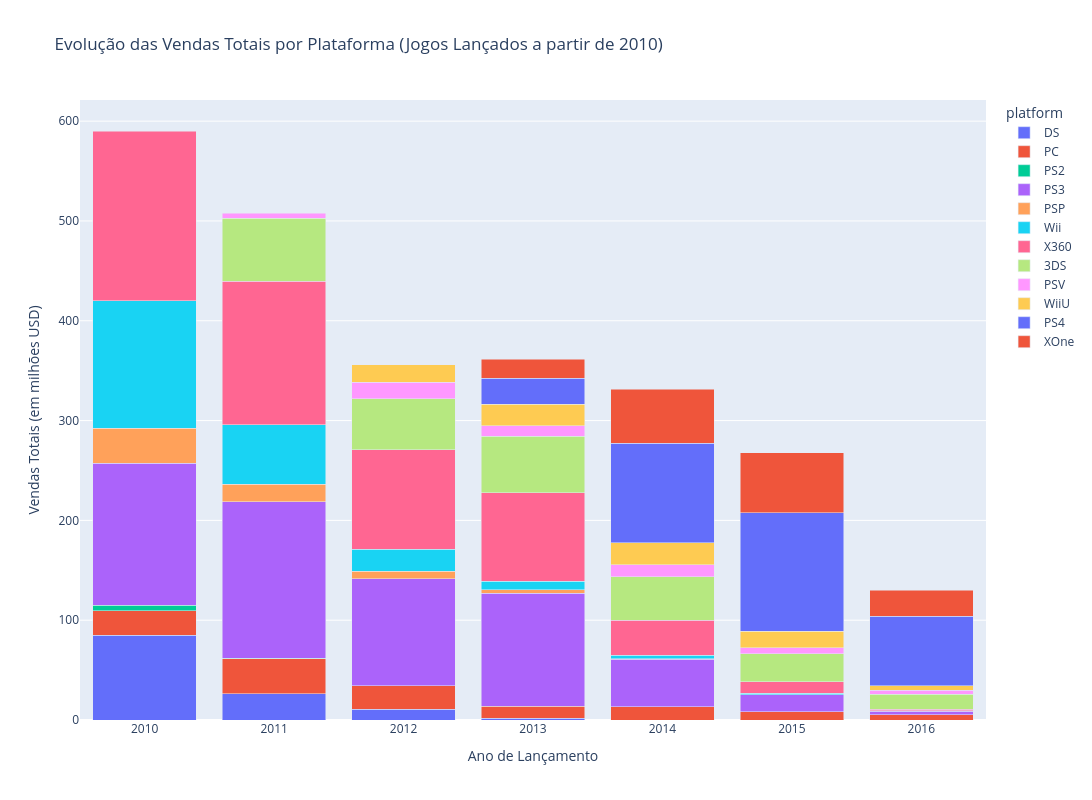

Source (notebook cell):
### Code cell
# Criando um gráfico de barra para visualizar a evolução das vendas totais ao longo dos anos
fig = px.bar(df_recent_by_platform, 
             x='year_of_release', 
             y='total_sales', 
             color='platform', 
             title='Evolução das Vendas Totais por Plataforma (Jogos Lançados a partir de 2010)', 
             width=1400, 
             height=800,
             barmode='stack')
fig.update_layout(xaxis_title='Ano de Lançamento', yaxis_title='Vendas Totais (em milhões USD)')
fig.show()

### Figure 1 — Plotly figure (JSON) as saved in the notebook; plotly's stock layout.template omitted (floating-point values rounded to 4 significant figures)
{"data": [{"hovertemplate": "platform=DS<br>year_of_release=%{x}<br>total_sales=%{y}<extra></extra>", "legendgroup": "DS", "marker": {"color": "#636efa", "pattern": {"shape": ""}}, "name": "DS", "orientation": "v", "showlegend": true, "textposition": "auto", "type": "bar", "x": [2010, 2011, 2012, 2013], "xaxis": "x", "y": [85.02, 26.18, 11.01, 1.54], "yaxis": "y"}, {"hovertemplate": "platform=PC<br>year_of_release=%{x}<br>total_sales=%{y}<extra></extra>", "legendgroup": "PC", "marker": {"color": "#EF553B", "pattern": {"shape": ""}}, "name": "PC", "orientation": "v", "showlegend": true, "textposition": "auto", "type": "bar", "x": [2010, 2011, 2012, 2013, 2014, 2015, 2016], "xaxis": "x", "y": [24.28, 35.03, 23.22, 12.38, 13.28, 8.52, 5.25], "yaxis": "y"}, {"hovertemplate": "platform=PS2<br>year_of_release=%{x}<br>total_sales=%{y}<extra></extra>", "legendgroup": "PS2", "marker": {"color": "#00cc96", "pattern": {"shape": ""}}, "name": "PS2", "orientation": "v", "showlegend": true, "textposition": "auto", "type": "bar", "x": [2010, 2011], "xaxis": "x", "y": [5.64, 0.45], "yaxis": "y"}, {"hovertemplate": "platform=PS3<br>year_of_release=%{x}<br>total_sales=%{y}<extra></extra>", "legendgroup": "PS3", "marker": {"color": "#ab63fa", "pattern": {"shape": ""}}, "name": "PS3", "orientation": "v", "showlegend": true, "textposition": "auto", "type": "bar", "x": [2010, 2011, 2012, 2013, 2014, 2015, 2016], "xaxis": "x", "y": [142.2, 156.8, 107.4, 113.2, 47.76, 16.82, 3.6], "yaxis": "y"}, {"hovertemplate": "platform=PSP<br>year_of_release=%{x}<br>total_sales=%{y}<extra></extra>", "legendgroup": "PSP", "marker": {"color": "#FFA15A", "pattern": {"shape": ""}}, "name": "PSP", "orientation": "v", "showlegend": true, "textposition": "auto", "type": "bar", "x": [2010, 2011, 2012, 2013, 2014, 2015], "xaxis": "x", "y": [35.04, 17.82, 7.69, 3.14, 0.24, 0.12], "yaxis": "y"}, {"hovertemplate": "platform=Wii<br>year_of_release=%{x}<br>total_sales=%{y}<extra></extra>", "legendgroup": "Wii", "marker": {"color": "#19d3f3", "pattern": {"shape": ""}}, "name": "Wii", "orientation": "v", "showlegend": true, "textposition": "auto", "type": "bar", "x": [2010, 2011, 2012, 2013, 2014, 2015, 2016], "xaxis": "x", "y": [128.0, 59.65, 21.71, 8.59, 3.75, 1.14, 0.18], "yaxis": "y"}, {"hovertemplate": "platform=X360<br>year_of_release=%{x}<br>total_sales=%{y}<extra></extra>", "legendgroup": "X360", "marker": {"color": "#FF6692", "pattern": {"shape": ""}}, "name": "X360", "orientation": "v", "showlegend": true, "textposition": "auto", "type": "bar", "x": [2010, 2011, 2012, 2013, 2014, 2015, 2016], "xaxis": "x", "y": [170.0, 143.8, 99.74, 88.58, 34.74, 11.96, 1.52], "yaxis": "y"}, {"hovertemplate": "platform=3DS<br>year_of_release=%{x}<br>total_sales=%{y}<extra></extra>", "legendgroup": "3DS", "marker": {"color": "#B6E880", "pattern": {"shape": ""}}, "name": "3DS", "orientation": "v", "showlegend": true, "textposition": "auto", "type": "bar", "x": [2011, 2012, 2013, 2014, 2015, 2016], "xaxis": "x", "y": [63.2, 51.36, 56.57, 43.76, 27.78, 15.14], "yaxis": "y"}, {"hovertemplate": "platform=PSV<br>year_of_release=%{x}<br>total_sales=%{y}<extra></extra>", "legendgroup": "PSV", "marker": {"color": "#FF97FF", "pattern": {"shape": ""}}, "name": "PSV", "orientation": "v", "showlegend": true, "textposition": "auto", "type": "bar", "x": [2011, 2012, 2013, 2014, 2015, 2016], "xaxis": "x", "y": [4.63, 16.19, 10.59, 11.9, 6.25, 4.25], "yaxis": "y"}, {"hovertemplate": "platform=WiiU<br>year_of_release=%{x}<br>total_sales=%{y}<extra></extra>", "legendgroup": "WiiU", "marker": {"color": "#FECB52", "pattern": {"shape": ""}}, "name": "WiiU", "orientation": "v", "showlegend": true, "textposition": "auto", "type": "bar", "x": [2012, 2013, 2014, 2015, 2016], "xaxis": "x", "y": [17.56, 21.65, 22.03, 16.35, 4.6], "yaxis": "y"}, {"hovertemplate": "platform=PS4<br>year_of_release=%{x}<br>total_sales=%{y}<extra></extra>", "legendgroup": "PS4", "marker": {"color": "#636efa", "pattern": {"shape": ""}}, "name": "PS4", "orientation": "v", "showlegend": true, "textposition": "auto", "type": "bar", "x": [2013, 2014, 2015, 2016], "xaxis": "x", "y": [25.99, 100.0, 118.9, 69.25], "yaxis": "y"}, {"hovertemplate": "platform=XOne<br>year_of_release=%{x}<br>total_sales=%{y}<extra></extra>", "legendgroup": "XOne", "marker": {"color": "#EF553B", "pattern": {"shape": ""}}, "name": "XOne", "orientation": "v", "showlegend": true, "textposition": "auto", "type": "bar", "x": [2013, 2014, 2015, 2016], "xaxis": "x", "y": [18.96, 54.07, 60.14, 26.15], "yaxis": "y"}], "layout": {"barmode": "stack", "height": 800, "legend": {"title": {"text": "platform"}, "tracegroupgap": 0}, "title": {"text": "Evolução das Vendas Totais por Plataforma (Jogos Lançados a partir de 2010)"}, "width": 1400, "xaxis": {"anchor": "y", "domain": [0, 1], "title": {"text": "Ano de Lançamento"}}, "yaxis": {"anchor": "x", "domain": [0, 1], "title": {"text": "Vendas Totais (em milhões USD)"}}}}
